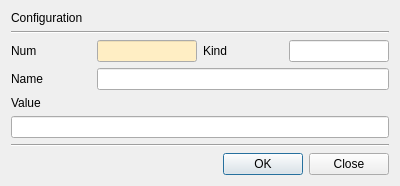
<?xml version="1.0" encoding="UTF-8"?>
<ui version="4.0">
 <class>ConfigDlg</class>
 <widget class="QDialog" name="ConfigDlg">
  <property name="geometry">
   <rect>
    <x>0</x>
    <y>0</y>
    <width>400</width>
    <height>179</height>
   </rect>
  </property>
  <property name="windowTitle">
   <string>Configuration Window</string>
  </property>
  <layout class="QVBoxLayout" name="verticalLayout">
   <item>
    <widget class="QLabel" name="label">
     <property name="text">
      <string>Configuration</string>
     </property>
    </widget>
   </item>
   <item>
    <widget class="Line" name="line">
     <property name="orientation">
      <enum>Qt::Horizontal</enum>
     </property>
    </widget>
   </item>
   <item>
    <layout class="QGridLayout" name="gridLayout">
     <item row="0" column="2">
      <widget class="QLabel" name="label_3">
       <property name="minimumSize">
        <size>
         <width>80</width>
         <height>0</height>
        </size>
       </property>
       <property name="text">
        <string>Kind</string>
       </property>
      </widget>
     </item>
     <item row="0" column="0">
      <widget class="QLabel" name="label_2">
       <property name="minimumSize">
        <size>
         <width>80</width>
         <height>0</height>
        </size>
       </property>
       <property name="text">
        <string>Num</string>
       </property>
      </widget>
     </item>
     <item row="0" column="1">
      <widget class="QLineEdit" name="mNumText">
       <property name="palette">
        <palette>
         <active>
          <colorrole role="Base">
           <brush brushstyle="SolidPattern">
            <color alpha="255">
             <red>255</red>
             <green>238</green>
             <blue>196</blue>
            </color>
           </brush>
          </colorrole>
         </active>
         <inactive>
          <colorrole role="Base">
           <brush brushstyle="SolidPattern">
            <color alpha="255">
             <red>255</red>
             <green>238</green>
             <blue>196</blue>
            </color>
           </brush>
          </colorrole>
         </inactive>
         <disabled>
          <colorrole role="Base">
           <brush brushstyle="SolidPattern">
            <color alpha="255">
             <red>240</red>
             <green>240</green>
             <blue>240</blue>
            </color>
           </brush>
          </colorrole>
         </disabled>
        </palette>
       </property>
       <property name="readOnly">
        <bool>true</bool>
       </property>
      </widget>
     </item>
     <item row="0" column="3">
      <widget class="QLineEdit" name="mKindText"/>
     </item>
    </layout>
   </item>
   <item>
    <layout class="QGridLayout" name="gridLayout_2">
     <item row="0" column="0">
      <widget class="QLabel" name="label_4">
       <property name="minimumSize">
        <size>
         <width>80</width>
         <height>0</height>
        </size>
       </property>
       <property name="text">
        <string>Name</string>
       </property>
      </widget>
     </item>
     <item row="0" column="1">
      <widget class="QLineEdit" name="mNameText"/>
     </item>
    </layout>
   </item>
   <item>
    <widget class="QLabel" name="label_5">
     <property name="text">
      <string>Value</string>
     </property>
    </widget>
   </item>
   <item>
    <widget class="QLineEdit" name="mValueText"/>
   </item>
   <item>
    <widget class="Line" name="line_2">
     <property name="orientation">
      <enum>Qt::Horizontal</enum>
     </property>
    </widget>
   </item>
   <item>
    <layout class="QGridLayout" name="gridLayout_3">
     <item row="0" column="1">
      <widget class="QPushButton" name="mOKBtn">
       <property name="text">
        <string>OK</string>
       </property>
      </widget>
     </item>
     <item row="0" column="2">
      <widget class="QPushButton" name="mCloseBtn">
       <property name="text">
        <string>Close</string>
       </property>
      </widget>
     </item>
     <item row="0" column="0">
      <spacer name="horizontalSpacer">
       <property name="orientation">
        <enum>Qt::Horizontal</enum>
       </property>
       <property name="sizeHint" stdset="0">
        <size>
         <width>40</width>
         <height>20</height>
        </size>
       </property>
      </spacer>
     </item>
    </layout>
   </item>
  </layout>
 </widget>
 <resources/>
 <connections/>
</ui>
